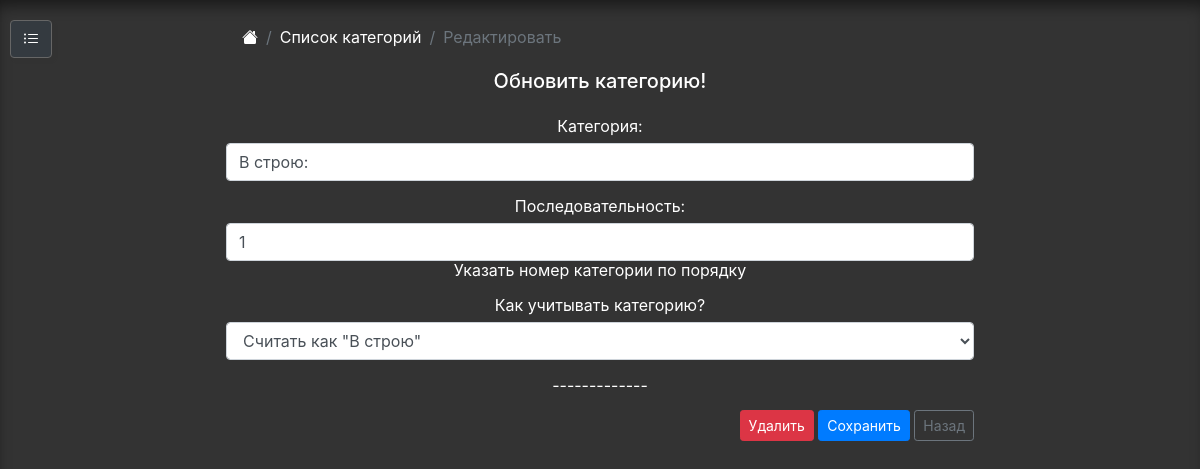
The app's page /list_category/1/edit/ with its own data.
### table_in/models.py (models this page shows, shortened)
class TableStat(models.Model):
    name = models.CharField("Категория", max_length=150)
    parent = models.ForeignKey(
        'self', blank=True, null=True, on_delete=models.CASCADE, related_name='children')
    icon = models.CharField(
        "Иконка fontawesome", blank=True, null=True, max_length=50)
    number = models.PositiveIntegerField(
        "Последовательность", default=1, unique=True, help_text="Указать номер категории по порядку")
    user_view = models.BooleanField("Показывать имена пользователей", default=True)
    check_top_category = models.CharField(
        "Как учитывать категорию?", max_length=1, blank=True, null=True, choices=TOP_CATEGORY)
    class Meta:
        ordering = ('number', )
        verbose_name = "Категория"
        verbose_name_plural = "Категории"

### table_in/views.py (the view)
class CategoryUpdate(ObjectUpdateMixin, View):
    model = TableStat
    model_form = CategoryForm
    template = 'table_in/list_category_edit.html'
    raise_exception = True
    fields_form = 'категории'
    redirect_url = 'list_category_url'

### table_in/forms.py
class CategoryForm(forms.ModelForm):
    class Meta:
        model = TableStat
        fields = ('name', 'number', 'check_top_category')
        widgets = {
            'name': forms.TextInput(attrs={'class': 'form-control'}),
            'number': forms.NumberInput(attrs={'class': 'form-control'}),
            'check_top_category': forms.Select(attrs={'class': 'form-control'})
        }

### table_in/utils.py (called while the page is built)
    def get(self, request, pk):
        obj = self.model.objects.get(pk__iexact=pk)
        bound_form = self.model_form(instance=obj)
        return render(request, self.template, context={'form': bound_form, self.model.__name__.lower(): obj})

### table_in/templates/table_in/list_category_edit.html (shortened to what this page needs)
{% extends 'table_in/base.html' %}
{% block breadcrumb %}
<li class="breadcrumb-item"><a href="{% url 'home_page' %}">
    </a></li>
<li class="breadcrumb-item"><a href="{% url 'list_category_url' %}">Список категорий</a></li>
<li class="breadcrumb-item active" aria-current="page">Редактировать</li>
{% endblock breadcrumb %}
{% block content %}
<h5 class="cover-heading pb-3 pt-2">Обновить категорию!</h5>
    <form action="{{ list_category_edit_url }}" method="post">
        {{form.as_p}}
        <p>-------------</p>
        <div style="text-align: right;">
            <a href="{% url 'category_delete_url' pk=tablestat.pk %}" class="btn btn-danger btn-sm" role="button">Удалить</a>
            <button type="submit" class="btn btn-outline-primary btn-sm active">Сохранить</button>
            <a href="{% url 'list_category_url' %}" class="btn btn-outline-secondary btn-sm" role="button"
                aria-pressed="true">Назад</a>
        </div>
    </form>
{% endblock content %}

### table_in/static/css/cover.css (style rules this page uses)
a, a:focus, a:hover { color: #fff; }
html, body { height: 100%; background-color: #333; }
body { display: -ms-flexbox; color: #fff; line-height: 1.15; box-shadow: inset 1px 12px 15px -6px rgba(0, 0, 0, .5); }
svg { margin-bottom: 3.75px; }

### records on screen
TableStat: name "В строю:", number "1", check_top_category "Считать как \"В строю\""
